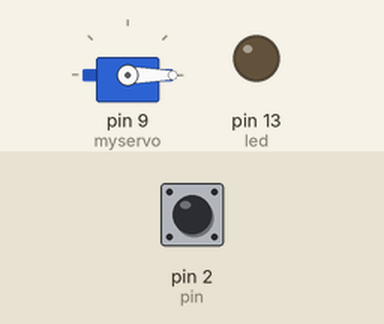
Recording of a sketch running on a simulated Arduino Uno, built with avr-gcc and run on an emulated ATmega328P. Parts: servo, output pins drawn as LEDs (lit = HIGH). Inputs (shaded band) come from the test bench; at power-on: pin 2 (pin) LOW.

Above: at 1.2 s.
1.3 s: pin 2 (pin) driven HIGH
At 2.8 s:
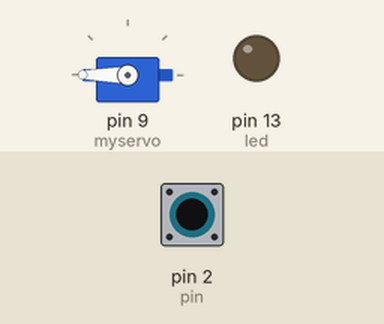
4.3 s: pin 2 (pin) pulsed LOW 2 times (0.12 s each, 0.3 s apart)
At 5.3 s:
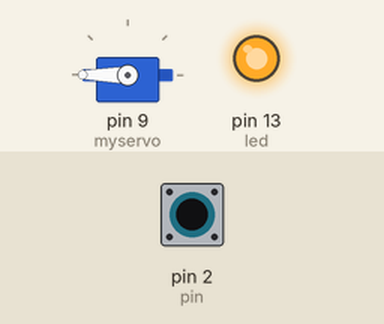
Timing chart, 0 to 7.9 s (numbered marks = the images above; inputs shaded):
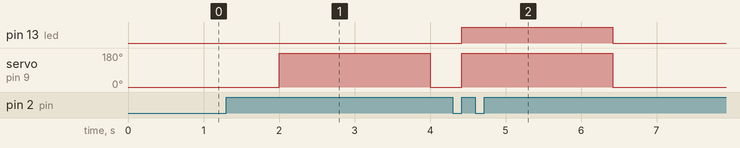

The sketch:

PinInterrupt.ino
```cpp
#include <Servo.h>

int pin = 2;
int led = 13;
int flag = 0;
volatile int state = LOW;

Servo myservo;  // create servo object to control a servo

void setup() {
    pinMode(led, OUTPUT);
    attachInterrupt(digitalPinToInterrupt(pin), blink, RISING);

    myservo.attach(9);  // attaches the servo on pin 9 to the servo object
}

void loop() {
    digitalWrite(led, state);
    if (!flag) {
      myservo.write(0);
      delay(2000);
      flag = 1;
    }

    if(state) {
      giveReward();
      digitalWrite(led, state);
    }

}

void blink () {
  state = HIGH;
}

void giveReward() {
    //state = !state;
    //digitalWrite(led, state);
    myservo.write(180);
    delay(2000);
    myservo.write(0);
    state = LOW;
}
```

Measured:
- after the input at 1.3 s, servo on pin 9 (myservo): 0° → 180° after 0.70 s, → 0° 2.0 s later
- after the input at 4.3 s, pin 13 (led): LOW → HIGH after 0.12 s, → LOW 2.0 s later; servo on pin 9 (myservo): 0° → 180° after 0.12 s, → 0° 2.0 s later
